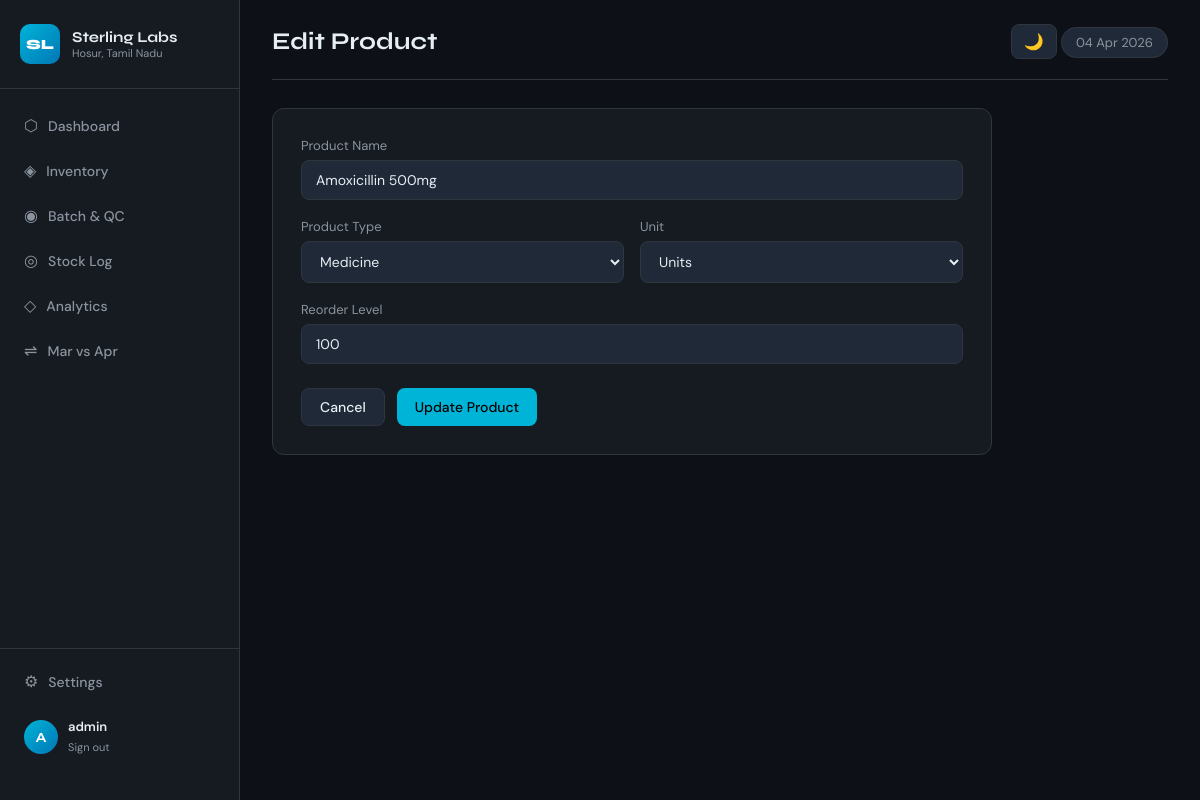
The app's page /inventory/edit/1 (signed in) with its own data.
### tables this page shows
CREATE TABLE products (
        id INTEGER PRIMARY KEY AUTOINCREMENT,
        product_name TEXT NOT NULL,
        product_type TEXT NOT NULL,
        unit TEXT NOT NULL,
        reorder_level INTEGER DEFAULT 50,
        current_stock INTEGER DEFAULT 0
    );

### app.py (the view, shortened to what this page needs)
@app.route('/inventory/edit/<int:pid>', methods=['GET','POST'])
@login_required
def edit_product(pid):
    conn = get_db()
    product = conn.execute('SELECT * FROM products WHERE id=?',(pid,)).fetchone()
    conn.close()
    return render_template('edit_product.html', product=product)

### app.py (called while the page is built)
def get_db():
    conn = sqlite3.connect(DB_PATH)
    conn.row_factory = sqlite3.Row
    return conn

def login_required(f):
    @wraps(f)
    def decorated(*args, **kwargs):
        if 'user_id' not in session:
            return redirect(url_for('login'))
        return f(*args, **kwargs)
    return decorated

@app.context_processor
def inject_globals():
    return {'now': datetime.now().strftime('%d %b %Y'), 'current_user': session.get('username','')}

### templates/edit_product.html (shortened to what this page needs)
{% extends 'base.html' %}
{% block page_title %}Edit Product{% endblock %}
{% block content %}
<div class="form-card">
    <form method="POST">
        <div class="form-group">
            <label>Product Name</label>
            <input type="text" name="product_name" class="form-control" value="{{ product['product_name'] }}" required>
        </div>
        <div class="form-row">
            <div class="form-group">
                <label>Product Type</label>
                <select name="product_type" class="form-control" required>
                    {% for t in ['Medicine','API','Lab Chemical','Nutraceutical','Packaging','Veterinary','Medical Device','Other'] %}
                    <option {% if product['product_type'] == t %}selected{% endif %}>{{ t }}</option>
                    {% endfor %}
                </select>
            </div>
            <div class="form-group">
                <label>Unit</label>
                <select name="unit" class="form-control" required>
                    {% for u in ['Units','kg','g','Litres','ml','Packs','Boxes'] %}
                    <option {% if product['unit'] == u %}selected{% endif %}>{{ u }}</option>
                    {% endfor %}
                </select>
            </div>
        </div>
        <div class="form-group">
            <label>Reorder Level</label>
            <input type="number" name="reorder_level" class="form-control" value="{{ product['reorder_level'] }}" required>
        </div>
        <div class="form-actions">
            <a href="{{ url_for('inventory') }}" class="btn btn-secondary">Cancel</a>
            <button type="submit" class="btn btn-primary">Update Product</button>
        </div>
    </form>
</div>
{% endblock %}

### static/style.css (style rules this page uses)
*, *::before, *::after { box-sizing: border-box; margin: 0; padding: 0; }
:root { --bg: #0d1117; --surface: #161b22; --surface2: #1f2937; --border: #30363d; --accent: #00b4d8; --accent2: #0077b6; --text: #e6edf3; --text-muted: #8b949e; --green: #2ec4b6; --red: #e63946; --yellow: #ffd166; --font-head: 'Syne', sans-serif; --font-body: 'DM Sans', sans-serif; }
body { background: var(--bg); color: var(--text); font-family: var(--font-body); display: flex; min-height: 100vh; }
.btn { display: inline-block; padding: 9px 18px; border-radius: 8px; font-size: 14px; font-weight: 500; cursor: pointer; text-decoration: none; border: none; transition: all 0.2s; font-family: var(--font-body); }
.btn-primary { background: var(--accent); color: #000; }
.btn-secondary { background: var(--surface2); color: var(--text); border: 1px solid var(--border); }
.form-card { background: var(--surface); border: 1px solid var(--border); border-radius: 12px; padding: 28px; max-width: 720px; }
.form-group { margin-bottom: 18px; }
.form-group label { display: block; font-size: 13px; color: var(--text-muted); margin-bottom: 6px; }
.form-control { width: 100%; background: var(--surface2); border: 1px solid var(--border); color: var(--text); padding: 10px 14px; border-radius: 8px; font-size: 14px; font-family: var(--font-body); transition: border-color 0.2s; }
.form-row { display: grid; grid-template-columns: repeat(auto-fit, minmax(180px, 1fr)); gap: 16px; }
.form-actions { display: flex; gap: 12px; margin-top: 24px; }

### records on screen
products: product_name "Amoxicillin 500mg", product_type "Medicine", unit "Units", reorder_level "100"

### other values on screen
{{ current_user[0]|upper if current_user else 'U' }} "A"
{{ current_user }} "admin"
